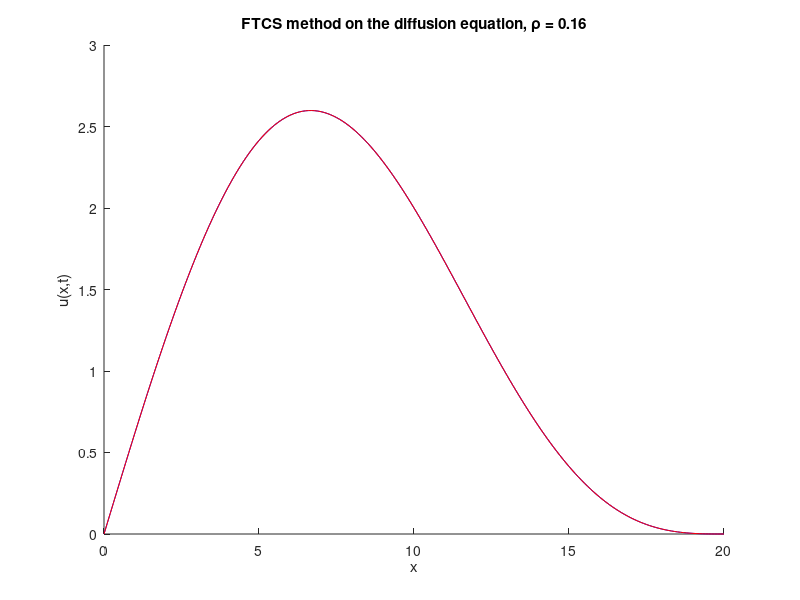

Here is the MATLAB script that generated this plot: (Note: this script raises an error after producing the figure.)
% Crank-Nicolson on the heat equation
% Kevin Roberts
% October 2024

clear all
close all
clc

% Set the parameters for the solution
L = 20; % length of solution domain (from zero)
J = 200; % number of grid points (not counting zero)
x = linspace(0, L, J+1); % set up a vector of x locations
dx = L/J; % size of a grid cell, delta x
D = 1; % diffusion coefficient
dt = 0.0016; % size of time step, delta t
p = D*dt/(dx^2); % defining the dimensionless combination to be p (rho)
T = 15; % duraction of simulation
N = round(T/dt); % number of times to iterate simuation to get to time T

% modifying the boundary conditions
b0 = 0; % left boundary condition
bL = 0; % right boundary condition

% Used for homogeneous bc
i_c_1 = 2*sin(x.*(pi/L)) + sin(x.*(2*pi/L));

% % Used for b0 =0 and bL = 2
% i_c_2 = x.*2/L + (2 - 4/pi)*sin(x.*(pi/L)) + sin(x.*(2*pi/L)) + 4/(9*pi)*sin(x.*(3*pi/L));
% 
% % Used for no-flux boundary and different IC
% i_c_3 = 2*sin(x.*(pi/(2*L))) + sin(x.*(3*pi/(2*L)));

% setting the initial conditions for the various methods
exact0 = i_c_1;
FTCS0 = i_c_1;
exact = exact0;
FTCS = FTCS0;

%%%%%%%%%%%%%%%%%%%%%%%%%%%%%%%%%%%%%%%%%
% FTCS Method on the Diffusion Equation %
%%%%%%%%%%%%%%%%%%%%%%%%%%%%%%%%%%%%%%%%%
hold on, plot(x, FTCS0, 'b'), hold off % plot the IC

% if we want to compare with the exact solution
hold on, plot(x, exact0, 'r'), hold off

% add labels to the plot
xlabel('x'), ylabel('u(x,t)')
title(['FTCS method on the diffusion equation, \rho = ' num2str(D*dt/(dx^2))])


% Define matrices A and B for interior points (199x199)
diagA = (1 + p)*ones(J+1, 1);
off_diagA = (-p/2)*ones(J, 1);
A = diag(diagA) + diag(off_diagA, 1) + diag(off_diagA, -1);

diagB = (1 - p)*ones(J+1, 1);
off_diagB = (p/2)*ones(J, 1);
B = diag(diagB) + diag(off_diagB, 1) + diag(off_diagB, -1);

% setting the boundary conditions
% NEED TO ADDRESS THIS
A(1,:) = 0;
A(1,1) = b0;
B(1,:) = 0;
B(1,1) = bL;

size(A)
size(B)

for n = 2:N
    
    t = n*dt;

    rhs = B * FTCS(2:J)';           % Transpose FTCS(2:J) to a column vector (199 elements)
    FTCSn = zeros(J+1, 1);          % Initialize FTCSn
    FTCSn(2:J) = A \ rhs;           % Solve for interior points (199 elements)
    
    % Boundary conditions
    FTCSn(1) = b0;
    FTCSn(end) = bL;
    
    % evaluating the exact solution (for b0 = 0 and bL = 0)
    exactn = 2*exp(-pi^2*D*n*dt/L^2)*sin(x.*(pi/L)) + exp(-4*pi^2*D*n*dt/L^2)*sin(x.*(2*pi/L));

    % % evaluating the exact solution (for b0 = 0 and bL = 0)
    % exactn = x.*(2/L) + (2-4\pi)*exp(-pi^2*D*n*dt/L^2)*sin(x.*(pi/L)) + exp(-4*pi^2*D*n*dt/L^2)*sin(x.*(2*pi/L)) + 4/(9*pi)*exp(-9*pi^2*D*n*dt/L^2)*sin(x.*(3*pi/L))

    % % evaluating the exact solution for no-flux
    % exactn = 2*exp(-pi^2*D*n*dt/(4*L^2))*sin(x.*(pi/(2*L))) + exp(-9*pi^2*D*n*dt/(4*L^2))*sin(x.*(3*pi/(2*L)))
    
    if mod(n*dt,2) < dt % check if current time is close to a multiple of 2
        hold on, plot(x,exactn, 'r'), hold off % for plotting the exact
        hold on, plot(x,FTCSn,'b'), hold off % if so, add a plot of current solution to existing plot
    end

    % Update for the next time step
    FTCS = FTCSn;

end






% ATTMEPT TO SOLVE WITHOUT DOING MATRIX INVERSE
% for n = 2:N % beginning the for time loop
% 
%     t = n * dt;    % Current time
% 
%     for j = 1:J+1 % begin spatial loop; note that j = 1 is x = 0    
% 
%         % the if and the else if statement handle the boundary conditions
%         if j == 1
%             FTCSn(j) = b0;
% 
%         elseif j == J+1
%             FTCSn(j) = bL;
%             % % for the no flux boundary
%             % FTCSn(j) = FTCS(j) + p*(FTCS(j-1) - 2*FTCS(j) + FTCS(j));
% 
%         elseif j == 2
%             FTCSn(j) = -p/2*((1 - p)*FTCS(j-1) + p/2*FTCS(j) - (1 + p)*FTCSn(j-1));
% 
%         elseif j == J
%             FTCSn(j) = 1/(1+p)*(p/2*FTCS(j-1) + (1-p)*FTCS(j) + p/2*FTCSn(j-1));
% 
%         else
%             FTCSn(j) = -p/2*(p/2*FTCS(j-2) + (1 - p)*FTCS(j-1) + p/2*FTCS(j) + p/2*FTCSn(j-2) - (1 + p)*FTCSn(j-1));
% 
%         end
% 
%     end % ending the spatial loop
% 
%     % % evaluating the exact solution (for b0 = 0 and bL = 0)
%     exactn = 2*exp(-pi^2*D*n*dt/L^2)*sin(x.*(pi/L)) + exp(-4*pi^2*D*n*dt/L^2)*sin(x.*(2*pi/L));
% 
%     % % evaluating the exact solution (for b0 = 0 and bL = 0)
%     % exactn = x.*(2/L) + (2-4\pi)*exp(-pi^2*D*n*dt/L^2)*sin(x.*(pi/L)) + exp(-4*pi^2*D*n*dt/L^2)*sin(x.*(2*pi/L)) + 4/(9*pi)*exp(-9*pi^2*D*n*dt/L^2)*sin(x.*(3*pi/L))
% 
%     % % evaluating the exact solution for no-flux
%     % exactn = 2*exp(-pi^2*D*n*dt/(4*L^2))*sin(x.*(pi/(2*L))) + exp(-9*pi^2*D*n*dt/(4*L^2))*sin(x.*(3*pi/(2*L)))
% 
%     % to see results as an animation uncomment the line below and comment
%     % the if - end statement
%     % plot(x,u0,'r',x,crankn,'b'), pause(.1) % plots the next calculated time slice and the IC for reference. Makes this an animation
%     if mod(n*dt,2) < dt % check if current time is close to a multiple of 2
%         hold on, plot(x,exactn, 'r'), hold off % for plotting the exact
%         hold on, plot(x,FTCSn,'b'), hold off % if so, add a plot of current solution to existing plot
%     end
% 
%     FTCS = FTCSn; % reset present solution for next time step
% end % end time loop
